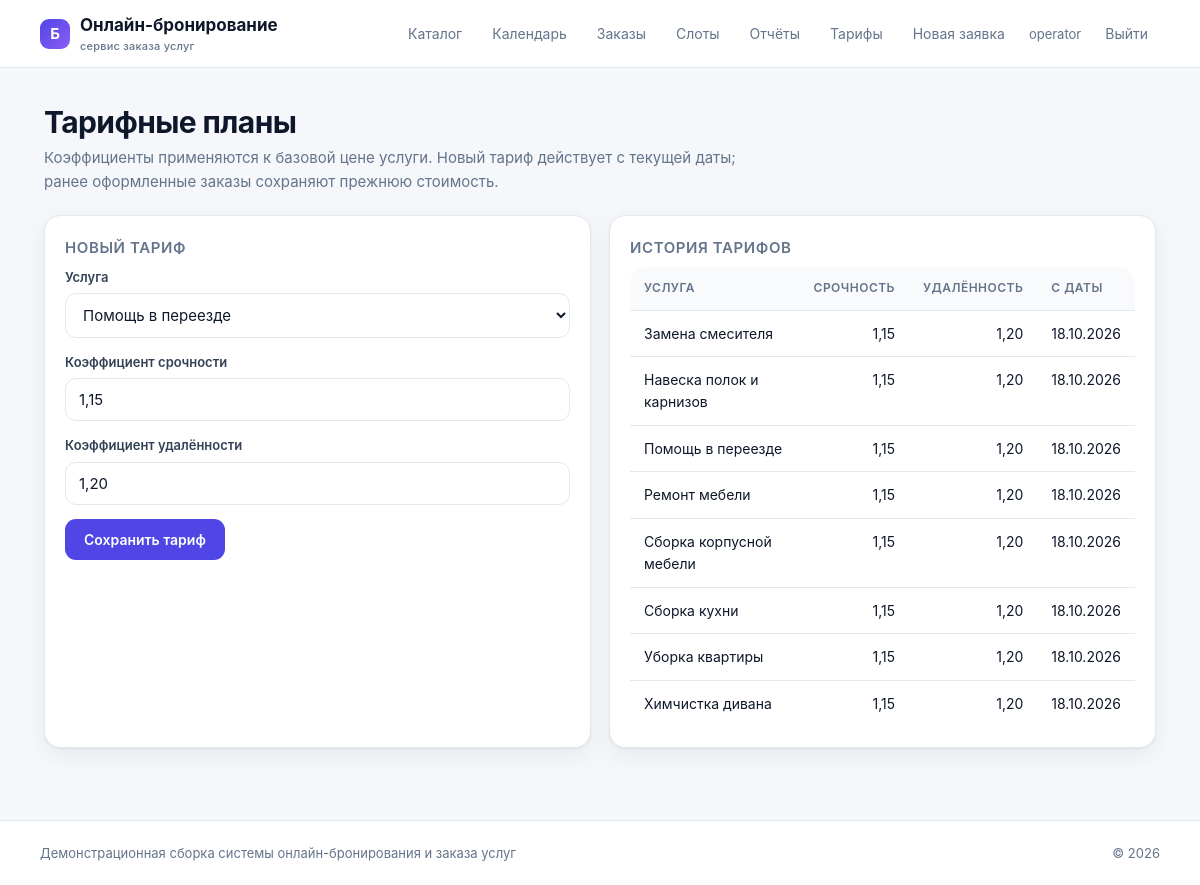
The app's page /operator/tariffs/ (signed in) with its own data.
### apps/catalog/models.py (models this page shows, shortened)
class TariffPlan(models.Model):
    service = models.ForeignKey(Service, on_delete=models.PROTECT, related_name="tariffs",
                                verbose_name="Услуга")
    urgency_rate = models.DecimalField("Коэффициент срочности", max_digits=4, decimal_places=2,
                                       default=1)
    distance_rate = models.DecimalField("Коэффициент удалённости", max_digits=4, decimal_places=2,
                                        default=1)
    valid_from = models.DateField("Действует с")
    valid_to = models.DateField("Действует по", null=True, blank=True)
    class Meta:
        db_table = "tariff_plans"
        ordering = ("-valid_from",)
        verbose_name = "Тарифный план"
        verbose_name_plural = "Тарифные планы"

class Service(models.Model):
    name = models.CharField("Наименование", max_length=150)
    category = models.CharField("Категория", max_length=60)
    duration_min = models.PositiveSmallIntegerField("Длительность, мин", default=60)
    base_price = models.DecimalField("Базовая цена", max_digits=10, decimal_places=2)
    active = models.BooleanField("Доступна к заказу", default=True)
    class Meta:
        db_table = "services"
        ordering = ("category", "name")
        verbose_name = "Услуга"
        verbose_name_plural = "Услуги"

### apps/booking/views_console.py (the view, shortened to what this page needs)
# urls.py: path("operator/tariffs/", views_console.tariffs, name="operator_tariffs"),
@login_required
def tariffs(request):
    services = Service.objects.filter(active=True)
    plans = (TariffPlan.objects.select_related("service").order_by("service__name",
                                                                  "-valid_from")[:60])
    return render(request, "console/tariffs.html", {"services": services, "plans": plans})

### templates/console/tariffs.html (shortened to what this page needs)
{% extends "base.html" %}
{% block content %}
<div class="order-head"><h1>Тарифные планы</h1></div>
<p class="lead">Коэффициенты применяются к базовой цене услуги. Новый тариф действует
  с текущей даты; ранее оформленные заказы сохраняют прежнюю стоимость.</p>
<div class="row">
  <section class="card">
    <h3>Новый тариф</h3>
    <form method="post">
      <div class="field">
        <label for="service_id">Услуга</label>
        <select id="service_id" name="service_id" required>
          {% for service in services %}
            <option value="{{ service.id }}">{{ service.name }}</option>
          {% endfor %}
        </select>
      </div>
      <div class="field"><label for="urgency_rate">Коэффициент срочности</label>
        <input id="urgency_rate" type="text" name="urgency_rate" value="1,15"></div>
      <div class="field"><label for="distance_rate">Коэффициент удалённости</label>
        <input id="distance_rate" type="text" name="distance_rate" value="1,20"></div>
      <button class="btn" type="submit">Сохранить тариф</button>
    </form>
  </section>
  <section class="card">
    <h3>История тарифов</h3>
    <div class="table-wrap" style="box-shadow: none; border: 0;">
      <table>
        <thead><tr><th>Услуга</th><th class="num">Срочность</th><th class="num">Удалённость</th><th>С даты</th></tr></thead>
        <tbody>
        {% for plan in plans %}
          <tr><td>{{ plan.service.name }}</td>
            <td class="num">{{ plan.urgency_rate }}</td>
            <td class="num">{{ plan.distance_rate }}</td>
            <td>{{ plan.valid_from|date:"d.m.Y" }}</td></tr>
        {% empty %}
          <tr><td colspan="4" class="table-empty">тарифы не заданы</td></tr>
        {% endfor %}
        </tbody>
      </table>
    </div>
  </section>
</div>
{% endblock %}

### templates/base.html (shortened to what this page needs)
{% load static %}
<!DOCTYPE html>
<html lang="ru">
<head>
  <link rel="stylesheet" href="{% static 'css/app.css' %}">
</head>
<body>
<header class="topbar">
  <a class="brand" href="/">
    <span class="brand-mark">Б</span>
    <span>Онлайн-бронирование<small>сервис заказа услуг</small></span>
  </a>
  <nav class="menu">
    <a href="/" class="{% if request.path == '/' %}active{% endif %}">Каталог</a>
    {% if user.is_authenticated %}
      {% if user.is_staff %}
        <a href="/operator/" class="{% if request.path == '/operator/' %}active{% endif %}">Календарь</a>
        <a href="/operator/orders/" class="{% if '/operator/orders' in request.path %}active{% endif %}">Заказы</a>
        <a href="/operator/slots/">Слоты</a>
        <a href="/operator/report/">Отчёты</a>
        <a href="/operator/tariffs/">Тарифы</a>
        <a href="/operator/claim/">Новая заявка</a>
      {% else %}
        <a href="/account/" class="{% if '/account' in request.path %}active{% endif %}">Мои заказы</a>
        <a href="/account/notifications/">Уведомления</a>
      {% endif %}
      <span class="user">{{ user.get_username }}</span>
      <form method="post" action="/accounts/logout/" class="inline">{% csrf_token %}
        <button class="link" type="submit">Выйти</button>
      </form>
    {% else %}
      <a href="/accounts/login/" class="{% if '/login' in request.path %}active{% endif %}">Войти</a>
      <a class="btn small" href="/accounts/register/">Регистрация</a>
    {% endif %}
  </nav>
</header>
<main class="page">
  {% block content %}{% endblock %}
</main>
<footer class="footer">
  <span>Демонстрационная сборка системы онлайн-бронирования и заказа услуг</span>
  <span>© 2026</span>
</footer>
</body>
</html>

### static/css/app.css (style rules this page uses)
:root { --brand: #4f46e5; --brand-dark: #3730a3; --brand-soft: #eef2ff; --accent: #f97316; --ink: #0f172a; --muted: #64748b; --line: #e2e8f0; --bg: #f5f7fb; --surface: #ffffff; --ok: #059669; --ok-soft: #ecfdf5; --warn: #b45309; --warn-soft: #fffbeb; --bad: #dc2626; --bad-soft: #fef2f2; --radius: 16px; --radius-sm: 10px; --shadow: 0 1px 2px rgba(15, 23, 42, .06), 0 8px 24px rgba(15, 23, 42, .06); --shadow-lg: 0 20px 45px rgba(15, 23, 42, .12); }
* { box-sizing: border-box; }
html { -webkit-text-size-adjust: 100%; }
body { margin: 0; font-family: "Inter", "Segoe UI", Roboto, "Helvetica Neue", Arial, sans-serif; font-size: 15px; line-height: 1.55; color: var(--ink); background: var(--bg); min-height: 100vh; display: flex; flex-direction: column; }
a { color: var(--brand); text-decoration: none; }
h1 { font-size: clamp(22px, 3vw, 30px); line-height: 1.2; margin: 0 0 6px; letter-spacing: -.02em; }
h3 { font-size: 16px; margin: 0 0 8px; }
p { margin: 0 0 12px; }
.topbar { position: sticky; top: 0; z-index: 50; display: flex; align-items: center; justify-content: space-between; gap: 18px; padding: 12px clamp(16px, 4vw, 40px); background: rgba(255, 255, 255, .92); backdrop-filter: saturate(180%) blur(12px); border-bottom: 1px solid var(--line); }
.brand { display: flex; align-items: center; gap: 10px; font-weight: 700; color: var(--ink); font-size: 17px; }
.brand-mark { width: 30px; height: 30px; border-radius: 9px; background: linear-gradient(135deg, var(--brand), #8b5cf6); display: grid; place-items: center; color: #fff; font-size: 15px; font-weight: 700; }
.brand small { display: block; font-size: 11px; font-weight: 500; color: var(--muted); letter-spacing: .02em; }
.menu { display: flex; align-items: center; gap: 6px; }
.menu a, .menu button.link { padding: 8px 12px; border-radius: 9px; color: var(--muted); font-size: 14px; background: none; border: 0; cursor: pointer; font-family: inherit; }
.menu .user { font-size: 13px; color: var(--muted); padding: 0 6px; }
.inline { display: inline; margin: 0; }
.page { width: 100%; max-width: 1160px; margin: 0 auto; padding: clamp(18px, 3vw, 36px) clamp(14px, 4vw, 24px) 72px; flex: 1; }
.lead { color: var(--muted); margin: 0 0 22px; max-width: 720px; }
.card { background: var(--surface); border: 1px solid var(--line); border-radius: var(--radius); padding: 20px; box-shadow: var(--shadow); }
.card > h3 { font-size: 15px; color: var(--muted); font-weight: 600; text-transform: uppercase; letter-spacing: .04em; }
.row { display: grid; grid-template-columns: repeat(auto-fit, minmax(300px, 1fr)); gap: 18px; }
.btn { display: inline-flex; align-items: center; justify-content: center; gap: 8px; padding: 11px 18px; border-radius: 11px; border: 1px solid transparent; background: var(--brand); color: #fff; font-size: 14px; font-weight: 600; cursor: pointer; font-family: inherit; transition: background .15s ease, transform .1s ease; white-space: nowrap; }
form .field { margin-bottom: 14px; display: flex; flex-direction: column; gap: 6px; }
form label { font-size: 13px; font-weight: 600; color: #334155; }
input[type=text], input[type=tel], input[type=email], input[type=password], input[type=date], input[type=time], input[type=number], select, textarea { width: 100%; padding: 11px 13px; border: 1px solid var(--line); border-radius: 11px; font-size: 15px; font-family: inherit; background: #fff; color: var(--ink); transition: border-color .15s ease, box-shadow .15s ease; }
.table-wrap { width: 100%; overflow-x: auto; border-radius: var(--radius); border: 1px solid var(--line); background: #fff; }
table { width: 100%; border-collapse: collapse; font-size: 14px; }
th, td { padding: 12px 14px; text-align: left; vertical-align: top; border-bottom: 1px solid var(--line); }
th { background: #f8fafc; font-size: 12px; font-weight: 600; color: var(--muted); text-transform: uppercase; letter-spacing: .04em; white-space: nowrap; }
tbody tr:last-child td { border-bottom: 0; }
td.num, th.num { text-align: right; white-space: nowrap; }
.order-head { display: flex; align-items: center; gap: 14px; flex-wrap: wrap; margin-bottom: 6px; }
.order-head h1 { margin: 0; }
.footer { padding: 22px clamp(16px, 4vw, 40px); color: var(--muted); font-size: 13px; border-top: 1px solid var(--line); background: #fff; display: flex; gap: 12px; justify-content: space-between; flex-wrap: wrap; }

### records on screen
TariffPlan: service.name "Замена смесителя", urgency_rate "1,15", distance_rate "1,20", valid_from "18.10.2026"
TariffPlan: service.name "Навеска полок и карнизов", urgency_rate "1,15", distance_rate "1,20", valid_from "18.10.2026"
TariffPlan: service.name "Помощь в переезде", urgency_rate "1,15", distance_rate "1,20", valid_from "18.10.2026"
TariffPlan: service.name "Ремонт мебели", urgency_rate "1,15", distance_rate "1,20", valid_from "18.10.2026"
TariffPlan: service.name "Сборка корпусной мебели", urgency_rate "1,15", distance_rate "1,20", valid_from "18.10.2026"
TariffPlan: service.name "Сборка кухни", urgency_rate "1,15", distance_rate "1,20", valid_from "18.10.2026"
TariffPlan: service.name "Уборка квартиры", urgency_rate "1,15", distance_rate "1,20", valid_from "18.10.2026"
TariffPlan: service.name "Химчистка дивана", urgency_rate "1,15", distance_rate "1,20", valid_from "18.10.2026"

### other values on screen
{{ user.get_username }} "operator"
form field service_id "Помощь в переезде"
